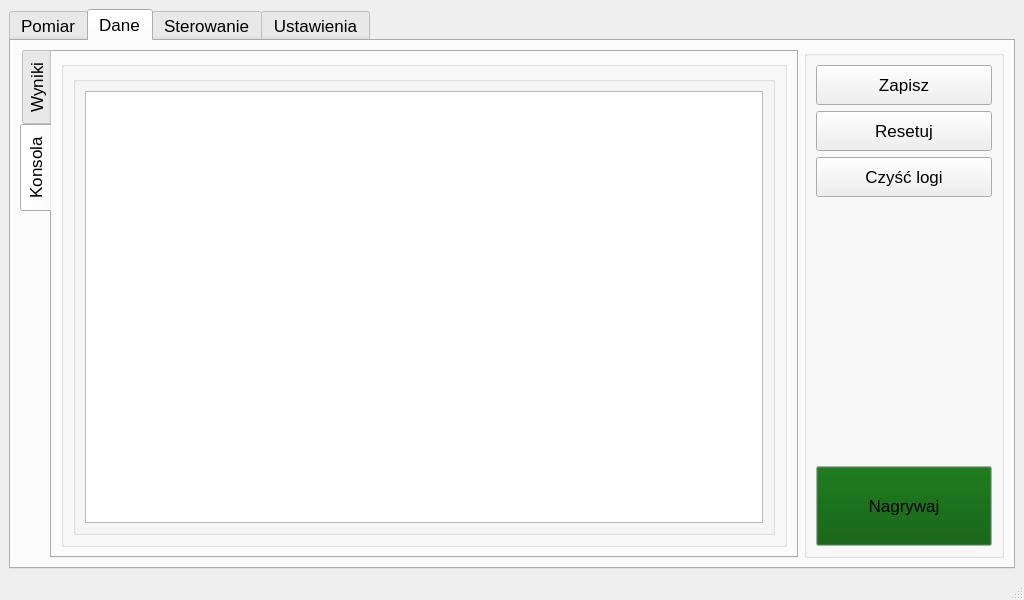
<?xml version="1.0" encoding="UTF-8"?>
<ui version="4.0">
 <class>MainWindow</class>
 <widget class="QMainWindow" name="MainWindow">
  <property name="geometry">
   <rect>
    <x>0</x>
    <y>0</y>
    <width>1024</width>
    <height>600</height>
   </rect>
  </property>
  <property name="sizePolicy">
   <sizepolicy hsizetype="Minimum" vsizetype="Minimum">
    <horstretch>0</horstretch>
    <verstretch>0</verstretch>
   </sizepolicy>
  </property>
  <property name="minimumSize">
   <size>
    <width>1024</width>
    <height>600</height>
   </size>
  </property>
  <property name="windowTitle">
   <string>MainWindow</string>
  </property>
  <widget class="QWidget" name="centralwidget">
   <layout class="QVBoxLayout" name="verticalLayout">
    <item>
     <widget class="QTabWidget" name="tabWidget">
      <property name="font">
       <font>
        <pointsize>13</pointsize>
       </font>
      </property>
      <property name="currentIndex">
       <number>1</number>
      </property>
      <widget class="QWidget" name="tab">
       <attribute name="title">
        <string>Pomiar</string>
       </attribute>
       <layout class="QGridLayout" name="gridLayout_2">
        <item row="0" column="1">
         <spacer name="verticalSpacer">
          <property name="orientation">
           <enum>Qt::Vertical</enum>
          </property>
          <property name="sizeHint" stdset="0">
           <size>
            <width>20</width>
            <height>40</height>
           </size>
          </property>
         </spacer>
        </item>
        <item row="0" column="4">
         <spacer name="horizontalSpacer">
          <property name="orientation">
           <enum>Qt::Horizontal</enum>
          </property>
          <property name="sizeHint" stdset="0">
           <size>
            <width>40</width>
            <height>20</height>
           </size>
          </property>
         </spacer>
        </item>
        <item row="0" column="0">
         <spacer name="horizontalSpacer_2">
          <property name="orientation">
           <enum>Qt::Horizontal</enum>
          </property>
          <property name="sizeHint" stdset="0">
           <size>
            <width>40</width>
            <height>20</height>
           </size>
          </property>
         </spacer>
        </item>
        <item row="0" column="3">
         <spacer name="verticalSpacer_2">
          <property name="orientation">
           <enum>Qt::Vertical</enum>
          </property>
          <property name="sizeHint" stdset="0">
           <size>
            <width>20</width>
            <height>40</height>
           </size>
          </property>
         </spacer>
        </item>
        <item row="1" column="1">
         <widget class="QPushButton" name="pushButton_2">
          <property name="text">
           <string>PushButton</string>
          </property>
         </widget>
        </item>
        <item row="1" column="3">
         <widget class="QPushButton" name="pushButton">
          <property name="text">
           <string>PushButton</string>
          </property>
         </widget>
        </item>
       </layout>
      </widget>
      <widget class="QWidget" name="tab_4">
       <attribute name="title">
        <string>Dane</string>
       </attribute>
       <layout class="QGridLayout" name="gridLayout_3">
        <item row="0" column="1">
         <widget class="QGroupBox" name="groupBox">
          <property name="minimumSize">
           <size>
            <width>200</width>
            <height>0</height>
           </size>
          </property>
          <property name="maximumSize">
           <size>
            <width>200</width>
            <height>16777215</height>
           </size>
          </property>
          <property name="title">
           <string/>
          </property>
          <layout class="QGridLayout" name="gridLayout">
           <item row="3" column="0">
            <spacer name="verticalSpacer_3">
             <property name="orientation">
              <enum>Qt::Vertical</enum>
             </property>
             <property name="sizeHint" stdset="0">
              <size>
               <width>20</width>
               <height>40</height>
              </size>
             </property>
            </spacer>
           </item>
           <item row="1" column="0">
            <widget class="QPushButton" name="resetDataButton">
             <property name="minimumSize">
              <size>
               <width>0</width>
               <height>40</height>
              </size>
             </property>
             <property name="text">
              <string>Resetuj</string>
             </property>
            </widget>
           </item>
           <item row="0" column="0">
            <widget class="QPushButton" name="exportDataButton">
             <property name="minimumSize">
              <size>
               <width>0</width>
               <height>40</height>
              </size>
             </property>
             <property name="text">
              <string>Zapisz</string>
             </property>
            </widget>
           </item>
           <item row="2" column="0">
            <widget class="QPushButton" name="clearLogBoxButton">
             <property name="minimumSize">
              <size>
               <width>0</width>
               <height>40</height>
              </size>
             </property>
             <property name="text">
              <string>Czyść logi</string>
             </property>
            </widget>
           </item>
           <item row="4" column="0">
            <widget class="QPushButton" name="recordDataButton">
             <property name="minimumSize">
              <size>
               <width>0</width>
               <height>80</height>
              </size>
             </property>
             <property name="palette">
              <palette>
               <active>
                <colorrole role="Button">
                 <brush brushstyle="SolidPattern">
                  <color alpha="255">
                   <red>0</red>
                   <green>85</green>
                   <blue>0</blue>
                  </color>
                 </brush>
                </colorrole>
               </active>
               <inactive>
                <colorrole role="Button">
                 <brush brushstyle="SolidPattern">
                  <color alpha="255">
                   <red>0</red>
                   <green>85</green>
                   <blue>0</blue>
                  </color>
                 </brush>
                </colorrole>
               </inactive>
               <disabled>
                <colorrole role="Button">
                 <brush brushstyle="SolidPattern">
                  <color alpha="255">
                   <red>0</red>
                   <green>85</green>
                   <blue>0</blue>
                  </color>
                 </brush>
                </colorrole>
               </disabled>
              </palette>
             </property>
             <property name="text">
              <string>Nagrywaj</string>
             </property>
            </widget>
           </item>
          </layout>
         </widget>
        </item>
        <item row="0" column="0">
         <widget class="QTabWidget" name="tabWidget_2">
          <property name="tabPosition">
           <enum>QTabWidget::West</enum>
          </property>
          <property name="currentIndex">
           <number>1</number>
          </property>
          <widget class="QWidget" name="tab_5">
           <attribute name="title">
            <string>Wyniki</string>
           </attribute>
           <layout class="QGridLayout" name="gridLayout_14">
            <item row="0" column="0">
             <widget class="QGroupBox" name="groupBox_2">
              <property name="title">
               <string/>
              </property>
              <layout class="QGridLayout" name="gridLayout_4">
               <item row="1" column="9">
                <widget class="QGroupBox" name="groupBox_4">
                 <property name="minimumSize">
                  <size>
                   <width>0</width>
                   <height>0</height>
                  </size>
                 </property>
                 <property name="title">
                  <string>current m1</string>
                 </property>
                 <layout class="QHBoxLayout" name="horizontalLayout">
                  <item>
                   <widget class="QTextBrowser" name="textBrowser_current_m1">
                    <property name="verticalScrollBarPolicy">
                     <enum>Qt::ScrollBarAlwaysOff</enum>
                    </property>
                   </widget>
                  </item>
                 </layout>
                </widget>
               </item>
               <item row="0" column="9">
                <widget class="QGroupBox" name="groupBox_3">
                 <property name="minimumSize">
                  <size>
                   <width>0</width>
                   <height>0</height>
                  </size>
                 </property>
                 <property name="title">
                  <string>rpm m1</string>
                 </property>
                 <layout class="QGridLayout" name="gridLayout_5">
                  <item row="1" column="0">
                   <widget class="QTextBrowser" name="textBrowser_rpm_m1">
                    <property name="verticalScrollBarPolicy">
                     <enum>Qt::ScrollBarAlwaysOff</enum>
                    </property>
                   </widget>
                  </item>
                 </layout>
                </widget>
               </item>
               <item row="1" column="13">
                <widget class="QGroupBox" name="groupBox_12">
                 <property name="minimumSize">
                  <size>
                   <width>0</width>
                   <height>0</height>
                  </size>
                 </property>
                 <property name="title">
                  <string>temp battery</string>
                 </property>
                 <layout class="QGridLayout" name="gridLayout_13">
                  <item row="0" column="0">
                   <widget class="QTextBrowser" name="textBrowser_ambient_temperature">
                    <property name="verticalScrollBarPolicy">
                     <enum>Qt::ScrollBarAlwaysOff</enum>
                    </property>
                   </widget>
                  </item>
                 </layout>
                </widget>
               </item>
               <item row="1" column="11">
                <widget class="QGroupBox" name="groupBox_8">
                 <property name="minimumSize">
                  <size>
                   <width>0</width>
                   <height>0</height>
                  </size>
                 </property>
                 <property name="title">
                  <string>current m3</string>
                 </property>
                 <layout class="QGridLayout" name="gridLayout_9">
                  <item row="0" column="0">
                   <widget class="QTextBrowser" name="textBrowser_current_m3">
                    <property name="verticalScrollBarPolicy">
                     <enum>Qt::ScrollBarAlwaysOff</enum>
                    </property>
                   </widget>
                  </item>
                 </layout>
                </widget>
               </item>
               <item row="1" column="12">
                <widget class="QGroupBox" name="groupBox_9">
                 <property name="minimumSize">
                  <size>
                   <width>0</width>
                   <height>0</height>
                  </size>
                 </property>
                 <property name="title">
                  <string>curren m4</string>
                 </property>
                 <layout class="QGridLayout" name="gridLayout_11">
                  <item row="0" column="0">
                   <widget class="QTextBrowser" name="textBrowser_current_m4">
                    <property name="verticalScrollBarPolicy">
                     <enum>Qt::ScrollBarAlwaysOff</enum>
                    </property>
                   </widget>
                  </item>
                 </layout>
                </widget>
               </item>
               <item row="0" column="13">
                <widget class="QGroupBox" name="groupBox_11">
                 <property name="minimumSize">
                  <size>
                   <width>0</width>
                   <height>0</height>
                  </size>
                 </property>
                 <property name="title">
                  <string>temp ambient</string>
                 </property>
                 <layout class="QGridLayout" name="gridLayout_12">
                  <item row="0" column="0">
                   <widget class="QTextBrowser" name="textBrowser_battery_temperature">
                    <property name="verticalScrollBarPolicy">
                     <enum>Qt::ScrollBarAlwaysOff</enum>
                    </property>
                   </widget>
                  </item>
                 </layout>
                </widget>
               </item>
               <item row="0" column="12">
                <widget class="QGroupBox" name="groupBox_10">
                 <property name="minimumSize">
                  <size>
                   <width>0</width>
                   <height>0</height>
                  </size>
                 </property>
                 <property name="title">
                  <string>rpm m4</string>
                 </property>
                 <layout class="QGridLayout" name="gridLayout_10">
                  <item row="0" column="0">
                   <widget class="QTextBrowser" name="textBrowser_rpm_m4">
                    <property name="verticalScrollBarPolicy">
                     <enum>Qt::ScrollBarAlwaysOff</enum>
                    </property>
                   </widget>
                  </item>
                 </layout>
                </widget>
               </item>
               <item row="0" column="11">
                <widget class="QGroupBox" name="groupBox_7">
                 <property name="minimumSize">
                  <size>
                   <width>0</width>
                   <height>0</height>
                  </size>
                 </property>
                 <property name="title">
                  <string>rpm m3</string>
                 </property>
                 <layout class="QGridLayout" name="gridLayout_8">
                  <item row="0" column="0">
                   <widget class="QTextBrowser" name="textBrowser_rpm_m3">
                    <property name="verticalScrollBarPolicy">
                     <enum>Qt::ScrollBarAlwaysOff</enum>
                    </property>
                   </widget>
                  </item>
                 </layout>
                </widget>
               </item>
               <item row="0" column="10">
                <widget class="QGroupBox" name="groupBox_5">
                 <property name="minimumSize">
                  <size>
                   <width>0</width>
                   <height>0</height>
                  </size>
                 </property>
                 <property name="title">
                  <string>rpm m2</string>
                 </property>
                 <layout class="QGridLayout" name="gridLayout_6">
                  <item row="0" column="0">
                   <widget class="QTextBrowser" name="textBrowser_rpm_m2">
                    <property name="verticalScrollBarPolicy">
                     <enum>Qt::ScrollBarAlwaysOff</enum>
                    </property>
                   </widget>
                  </item>
                 </layout>
                </widget>
               </item>
               <item row="1" column="10">
                <widget class="QGroupBox" name="groupBox_6">
                 <property name="minimumSize">
                  <size>
                   <width>0</width>
                   <height>0</height>
                  </size>
                 </property>
                 <property name="title">
                  <string>current m2</string>
                 </property>
                 <layout class="QGridLayout" name="gridLayout_7">
                  <item row="0" column="0">
                   <widget class="QTextBrowser" name="textBrowser_current_m2">
                    <property name="verticalScrollBarPolicy">
                     <enum>Qt::ScrollBarAlwaysOff</enum>
                    </property>
                   </widget>
                  </item>
                 </layout>
                </widget>
               </item>
              </layout>
             </widget>
            </item>
           </layout>
          </widget>
          <widget class="QWidget" name="tab_6">
           <attribute name="title">
            <string>Konsola</string>
           </attribute>
           <layout class="QGridLayout" name="gridLayout_25">
            <item row="0" column="0">
             <widget class="QGroupBox" name="groupBox_13">
              <property name="title">
               <string/>
              </property>
              <layout class="QGridLayout" name="gridLayout_15">
               <item row="0" column="9">
                <widget class="QGroupBox" name="groupBox_19">
                 <property name="minimumSize">
                  <size>
                   <width>0</width>
                   <height>0</height>
                  </size>
                 </property>
                 <property name="title">
                  <string/>
                 </property>
                 <layout class="QGridLayout" name="gridLayout_20">
                  <item row="0" column="0">
                   <widget class="QTextBrowser" name="textBrowser_battery_temperature_2">
                    <property name="verticalScrollBarPolicy">
                     <enum>Qt::ScrollBarAlwaysOff</enum>
                    </property>
                   </widget>
                  </item>
                 </layout>
                </widget>
               </item>
              </layout>
             </widget>
            </item>
           </layout>
          </widget>
         </widget>
        </item>
       </layout>
      </widget>
      <widget class="QWidget" name="tab_2">
       <attribute name="title">
        <string>Sterowanie</string>
       </attribute>
      </widget>
      <widget class="QWidget" name="tab_3">
       <attribute name="title">
        <string>Ustawienia</string>
       </attribute>
      </widget>
     </widget>
    </item>
   </layout>
  </widget>
  <widget class="QMenuBar" name="menubar">
   <property name="geometry">
    <rect>
     <x>0</x>
     <y>0</y>
     <width>1024</width>
     <height>21</height>
    </rect>
   </property>
  </widget>
  <widget class="QStatusBar" name="statusbar"/>
 </widget>
 <resources/>
 <connections/>
</ui>
